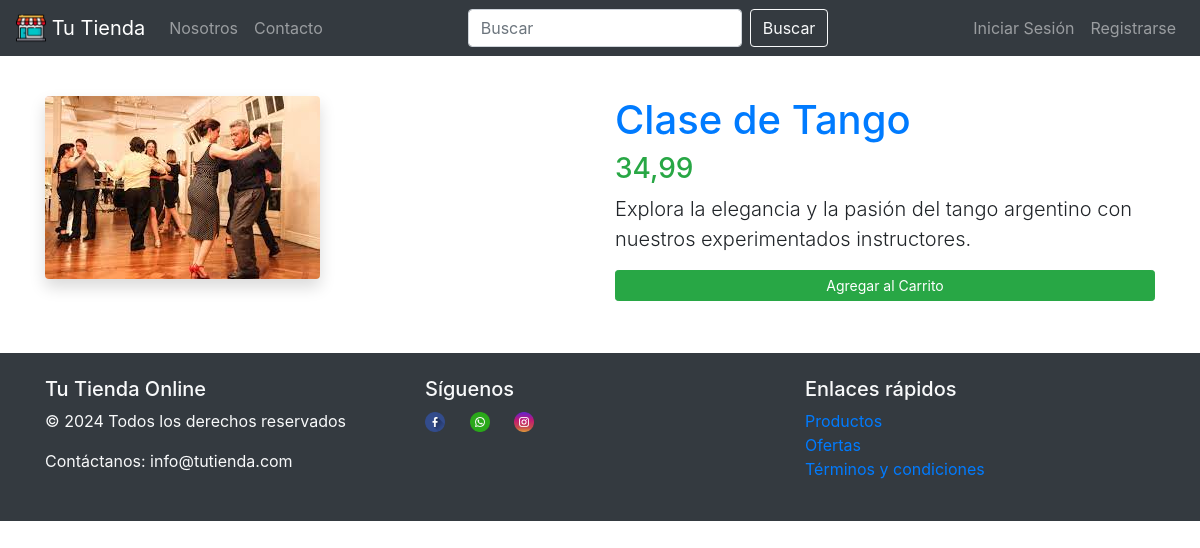
/producto/2/, run on the app's committed database.
### tienda/models.py (models this page shows, shortened)
class Producto(models.Model):
    nombre = models.CharField(max_length=100)
    precio = models.DecimalField(max_digits=10, decimal_places=2)
    descripcion = models.TextField()
    imagen = models.ImageField(upload_to="productos/", null=True, blank=True)

### tienda/views.py (the view)
# urls.py: path("producto/<int:producto_id>/", producto, name="producto"),
def producto(request, producto_id):
    producto = Producto.objects.get(pk=producto_id)
    return render(request, "producto.html", {"producto": producto})

### tienda/context_processors.py (called while the page is built)
def items_carrito(request):
    carrito = None
    creado = False
    if request.user.is_authenticated:
        carrito, creado = Carrito.objects.get_or_create(usuario=request.user)
    total_items_carrito = (
        carrito.itemcarrito_set.aggregate(Sum("cantidad"))["cantidad__sum"]
        if carrito
        else 0
    )
    return {
        "items_carrito": carrito.itemcarrito_set.all() if carrito else [],
        "carrito": carrito,
        "creado": creado,
        "total_items_carrito": total_items_carrito,
    }

### tienda/templates/producto.html (shortened to what this page needs)
{% extends "base.html" %} {% block contenido%}
<div class="container mt-5">
  <div class="row">
    <div class="col-md-6">
      <img
        src="{{ producto.imagen.url }}"
        alt="{{ producto.nombre }}"
        class="img-fluid rounded shadow"
      />
    </div>
    <div class="col-md-6">
      <h1 class="text-primary">{{producto.nombre}}</h1>
      <p class="h3 text-success">{{producto.precio}}</p>
      <p class="lead">{{producto.descripcion}}</p>
      <form method="post" action="{% url 'agregar_carrito' %}">
        <button type="submit" class="btn btn-success btn-block btn-sm mb-1">
          Agregar al Carrito
        </button>
      </form>
    </div>
  </div>
</div>
{% endblock %}

### data on the page
Producto: imagen (picture), nombre "Clase de Tango", precio "34,99", descripcion "Explora la elegancia y la pasión del tango argentino con nuestros experimentados instructores."
